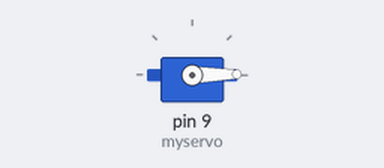
Simulated run of this sketch. Board: Arduino Uno, built with avr-gcc and run on an emulated ATmega328P. Parts: servo.

Above: at 0.05 s.
At 2.65 s:
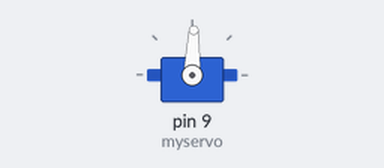
At 5.25 s:
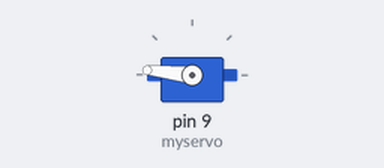
At 10.45 s:
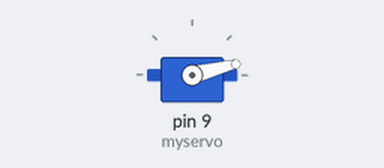
Timing chart, 0 to 14.2 s (numbered marks = the images above):
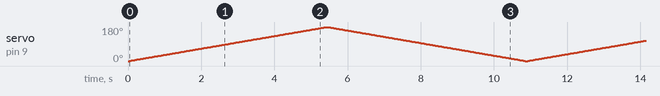

The sketch:

Sketch2.ino
```cpp
/*
 * Sketch2.ino
 *
 * Created: 10/16/2014 7:03:39 PM
 * Author: 1025450
 */


#include <Servo.h>

Servo myservo;  // create servo object to control a servo
                // twelve servo objects can be created on most boards

int pos = 0;    // variable to store the servo position

void setup()
{
  myservo.attach(9);  // attaches the servo on pin 9 to the servo object
}

void loop()
{
  for(pos = 0; pos <= 180; pos += 1) // goes from 0 degrees to 180 degrees
  {                                  // in steps of 1 degree
    myservo.write(pos);              // tell servo to go to position in variable 'pos'
    delay(30);                       // waits 15ms for the servo to reach the position
  }
  for(pos = 180; pos>=0; pos-=1)     // goes from 180 degrees to 0 degrees
  {
    myservo.write(pos);              // tell servo to go to position in variable 'pos'
    delay(30);                       // waits 15ms for the servo to reach the position
  }
}
```
